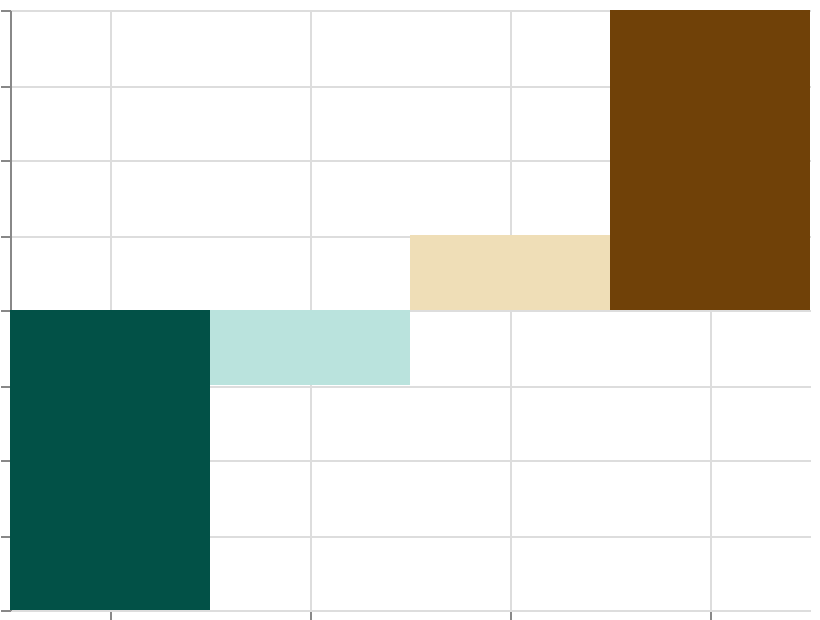

The Vega-Lite source for this figure:
### Vega specification from a JSON file in a GitHub repository (floating-point values rounded to 4 significant figures)
{"$schema": "https://vega.github.io/schema/vega/v6.json", "width": 400, "height": 300, "padding": 5, "autosize": "none", "data": [{"name": "table", "values": [{"cat": "A", "val": -20}, {"cat": "B", "val": -5}, {"cat": "C", "val": 5}, {"cat": "D", "val": 20}]}], "scales": [{"name": "x", "type": "band", "domain": {"data": "table", "field": "cat", "sort": true}, "range": "width"}, {"name": "y", "type": "linear", "domain": {"data": "table", "field": "val"}, "range": [{"signal": "height"}, 0], "zero": true, "nice": true}, {"name": "color", "type": "linear", "domain": {"data": "table", "field": "val"}, "reverse": true, "range": {"scheme": "brownbluegreen"}}], "marks": [{"type": "rect", "from": {"data": "table"}, "encode": {"update": {"x": {"scale": "x", "field": "cat"}, "width": {"scale": "x", "band": 1}, "y": {"scale": "y", "field": "val"}, "y2": {"scale": "y", "value": 0}, "fill": {"scale": "color", "field": "val"}}}}], "axes": [{"scale": "x", "orient": "bottom", "grid": true, "labels": false}, {"scale": "y", "orient": "left", "grid": true, "labels": false}], "legends": [{"fill": "color"}]}
